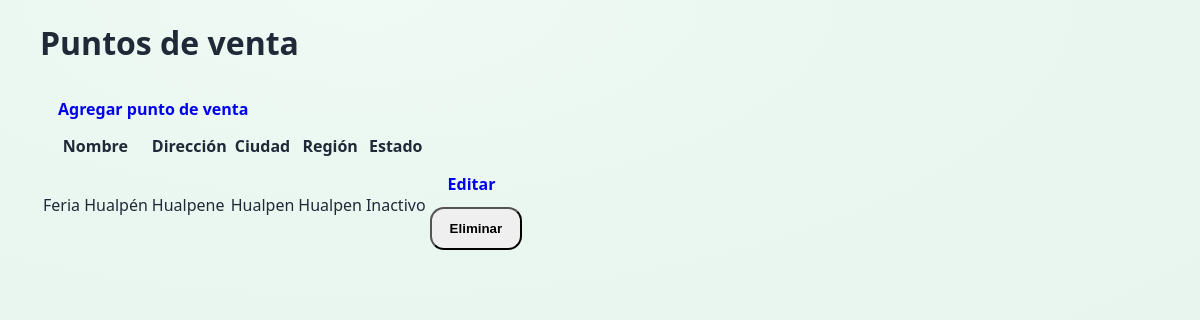
Screenshot of /panel/puntos-venta/ (signed in) with the database file from the repository.
### panel/models.py (models this page shows, shortened)
class PuntoVenta(models.Model):
    nombre = models.CharField(max_length=150)
    direccion = models.CharField(max_length=255)
    ciudad = models.CharField(max_length=100, blank=True)
    region = models.CharField(max_length=100, blank=True)
    horario = models.CharField(max_length=200, blank=True)
    telefono = models.CharField(max_length=30, blank=True)
    link_mapa = models.URLField(blank=True, help_text="Link a Google Maps (opcional)")
    activo = models.BooleanField(default=True)

### panel/views.py (the view)
# urls.py: path('puntos-venta/', views.lista_puntos_venta, name='lista_puntos_venta'),
@login_required
def lista_puntos_venta(request):
    puntos = PuntoVenta.objects.all()
    return render(request, 'institucional/puntos_venta.html', {'puntos': puntos})

### panel/templates/institucional/puntos_venta.html (shortened to what this page needs)
{% extends 'base.html' %}
{% block content %}
<div class="container">
    <h1 class="mb-4"> Puntos de venta</h1>
    <a href="{% url 'agregar_punto_venta' %}" class="btn btn-success mb-3">
         Agregar punto de venta
    </a>
    {% if puntos %}
        <table class="table table-striped">
            <thead>
                <tr>
                    <th>Nombre</th>
                    <th>Dirección</th>
                    <th>Ciudad</th>
                    <th>Región</th>
                    <th>Estado</th>
                    <th style="width: 180px;"></th>
                </tr>
            </thead>
            <tbody>
                {% for punto in puntos %}
                <tr>
                    <td>{{ punto.nombre }}</td>
                    <td>{{ punto.direccion }}</td>
                    <td>{{ punto.ciudad }}</td>
                    <td>{{ punto.region }}</td>
                    <td>
                        {% if punto.activo %}
                            <span class="badge bg-success">Activo</span>
                        {% else %}
                            <span class="badge bg-secondary">Inactivo</span>
                        {% endif %}
                    </td>
                    <td>
                        <a href="{% url 'editar_punto_venta' punto.pk %}" class="btn btn-warning btn-sm">Editar</a>
                        <form method="post" action="{% url 'eliminar_punto_venta' punto.pk %}"
                              style="display:inline-block"
                              onsubmit="return confirm('¿Seguro que quieres eliminar este punto de venta?');">
                            <button type="submit" class="btn btn-danger btn-sm">Eliminar</button>
                        </form>
                    </td>
                </tr>
                {% endfor %}
            </tbody>
        </table>
    {% else %}
        <p class="text-muted">Todavía no has registrado puntos de venta.</p>
    {% endif %}
</div>
{% endblock %}

### static/css/auka.css (style rules this page uses)
* { box-sizing: border-box; }
html, body { height: 100%; }
body { margin: 0; font-family: system-ui, -apple-system, Segoe UI, Roboto, Arial, sans-serif; color: #1f2937; background: radial-gradient(1200px 500px at 30% 0%, #eefaf3 0%, #eaf7f0 45%, #e7f5ee 100%); }
:root { --green: #0f7a3a; --green-2: #0b6a31; --mint: #eaf7f0; --text: #1f2937; --muted: #4b5563; --shadow: 0 16px 40px rgba(0,0,0,.12); --radius-xl: 26px; }
.container { width: min(1120px, calc(100% - 48px)); margin: 0 auto; }
.btn { display: inline-flex; align-items: center; justify-content: center; text-decoration: none; font-weight: 800; padding: 12px 18px; border-radius: 14px; transition: transform .12s ease, box-shadow .12s ease, background .12s ease, color .12s ease; }

### rows the page displays
PuntoVenta: nombre "Feria Hualpén", direccion "Hualpene", ciudad "Hualpen", region "Hualpen", activo "Inactivo"
